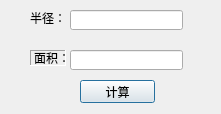
<?xml version="1.0" encoding="UTF-8"?>
<ui version="4.0">
 <class>DialogClass</class>
 <widget class="QDialog" name="DialogClass">
  <property name="geometry">
   <rect>
    <x>0</x>
    <y>0</y>
    <width>221</width>
    <height>114</height>
   </rect>
  </property>
  <property name="windowTitle">
   <string>Dialog</string>
  </property>
  <widget class="QLabel" name="radiusLabel">
   <property name="geometry">
    <rect>
     <x>30</x>
     <y>10</y>
     <width>36</width>
     <height>16</height>
    </rect>
   </property>
   <property name="minimumSize">
    <size>
     <width>36</width>
     <height>0</height>
    </size>
   </property>
   <property name="maximumSize">
    <size>
     <width>36</width>
     <height>16777215</height>
    </size>
   </property>
   <property name="text">
    <string>半径：</string>
   </property>
  </widget>
  <widget class="QLabel" name="areaLabel">
   <property name="geometry">
    <rect>
     <x>30</x>
     <y>50</y>
     <width>36</width>
     <height>16</height>
    </rect>
   </property>
   <property name="frameShape">
    <enum>QFrame::Panel</enum>
   </property>
   <property name="frameShadow">
    <enum>QFrame::Sunken</enum>
   </property>
   <property name="text">
    <string>面积：</string>
   </property>
  </widget>
  <widget class="QLineEdit" name="radiusLineEdit">
   <property name="geometry">
    <rect>
     <x>70</x>
     <y>10</y>
     <width>113</width>
     <height>20</height>
    </rect>
   </property>
  </widget>
  <widget class="QLineEdit" name="areaLineEdit">
   <property name="geometry">
    <rect>
     <x>70</x>
     <y>50</y>
     <width>113</width>
     <height>20</height>
    </rect>
   </property>
  </widget>
  <widget class="QPushButton" name="countBtn">
   <property name="geometry">
    <rect>
     <x>80</x>
     <y>80</y>
     <width>75</width>
     <height>23</height>
    </rect>
   </property>
   <property name="text">
    <string>计算</string>
   </property>
  </widget>
 </widget>
 <layoutdefault spacing="6" margin="11"/>
 <resources>
  <include location="dialog.qrc"/>
 </resources>
 <connections/>
 <slots>
  <slot>on_countBtn_clicked()</slot>
 </slots>
</ui>
